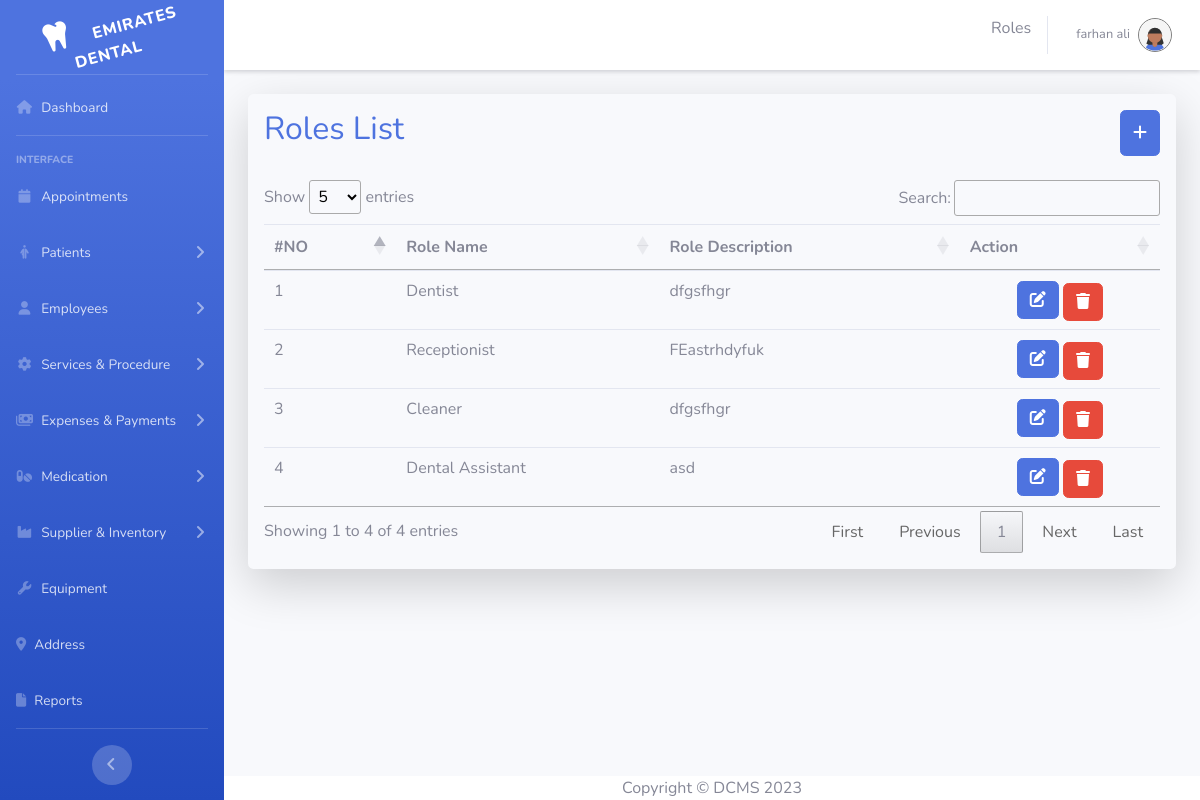
Page /index.php?page=role (signed in) on the committed database.
### tables this page shows
CREATE TABLE `roles` (
  `role_id` int(11) NOT NULL,
  `role_name` varchar(255) DEFAULT NULL,
  `role_description` text DEFAULT NULL
);

### index.php (called while the page is built, shortened)
<?php
$is404 = false;
$page = '';
if(isset($_GET['page']) && !empty($_GET['page'])){
    $page = $_GET['page'];
    $file = $titles[$page]["path"]."/$page.php";
}
elseif(!in_array($page, $titles)){
    $is404 = true;
}
else{
    header("Location: index.php?page=dashboard");
}
require_once('./includes/header.php');
require_once('./includes/sidebar.php');
require_once($is404 ? './includes/404.php' : $file );
require_once('./includes/footer.php');
?>

### app/roles/role.php (the view, shortened to what this page needs)
<?php
include_once('./app/database/conn.php')
?>
<div class="container-fluid ">
    <div class=" mt-1 p-3 shadow-lg rounded">
        <div class='small' id='small'></div>
        <div class='d-flex justify-content-between mb-4'>
            <h2 class="text-center text-primary">Roles List</h2>
            <button type="button" class="btn btn-primary me-5" data-toggle="modal" data-target="#roleModal">
            <i class="fa-solid fa-plus "></i>
            </button>
        </div>
        <table class="table table-hover" id="dataTable">
            <thead>
                <tr>
                <th scope="col">#NO</th>
                    <th>Role Name</th>
                    <th>Role Description</th>
                    <th> Action</th>
                </tr>
            </thead>
            <tbody>
                <?php
                $count=0;
                $result = mysqli_query($conn, "SELECT * FROM roles");
                while ($row = mysqli_fetch_assoc($result)) {
                    $count++;
                    echo "<tr>";
                    echo "<td>" . $count . "</td>";
                    echo "<td>" . $row['role_name'] . "</td>";
                    echo "<td>" . $row['role_description'] . "</>";
                    echo "<td class='text-center'>
                                    <button  class='btn btn-primary' onclick='editRole(" . $row['role_id'] . ")'> <i class='fa fa-edit'></i> </button>
                                    <a href='#' class='btn btn-danger ms-2 mt-1' onclick='deleteRole(" . $row['role_id'] . ")'> <i class='fa fa-trash'></i> </a>
                                  </td>";
                    echo "</tr>";
                }
                ?>
            </tbody>
        </table>
    </div>
</div>

### rows in the picture
roles: role_name "Dentist", role_description "dfgsfhgr"
roles: role_name "Receptionist", role_description "FEastrhdyfuk"
roles: role_name "Cleaner", role_description "dfgsfhgr"
roles: role_name "Dental Assistant", role_description "asd"

### other values in the picture
$title "Roles"
$_SESSION["employee_name"] "farhan ali"
